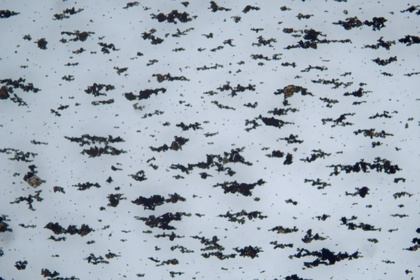
%> input picture image_analysis/Sample_image/horizontal_1.jpg, 420 x 280 px, shrunk from 3072 x 2048 before the run
$ octave OMimage_angle_analysis.m   (GNU Octave 9; MATLAB toolbox functions it lacks are replaced by stand-ins)
%> lines starting %> are read from the running program, lines starting %| are printed output that depends on the picture; in (x1, y1, x2, y2) boxes, pixels count from 0 and x2, y2 are one past the last pixel; in counts of white or black regions, pixels touching at a corner belong together; the program's own positions count from 1
%% Analyze Filler Orientation from Microscope Images
% Author: GEUNUNG YOO
% Date: 2025-09-29
%
% --- DESCRIPTION ---
% This script analyzes a series of microscope images to quantify the
% orientation of rod-like fillers. It performs the following steps:
%   1. Reads multiple images from a specified subfolder.
%   2. Applies image processing techniques (grayscale conversion, filtering,
%      edge detection) to identify fillers.
%   3. Measures the orientation and area of each detected filler using
%      regionprops.
%   4. Filters out noise based on a minimum area threshold.
%   5. Generates an intermediate plot showing the detected filler outlines
%      overlaid in red on the original images for verification.
%   6. Calculates the overall angle distribution using Kernel Density
%      Estimation and visualizes it in a final, publication-quality plot.

%% --- INITIAL SETUP ---
clear; clc; close all;

%% --- USER PARAMETERS ---
% --- File Path Settings ---
params.image_folder = 'Sample_image'; % Name of the subfolder containing images.

% --- List of image files to be analyzed ---
params.image_files = {'horizontal_1.jpg'};

% --- Image Processing Settings ---
params.noise_filter_size = [3 3];   % Size of the median filter for noise reduction.
params.min_filler_area   = 10;      % Minimum pixel area to be considered a valid filler.
params.outline_thickness = 3;       % Thickness of the red outlines. Increase for thicker lines (e.g., 2, 3).

% --- Final Plot Settings ---
params.kde_bandwidth = 5;         % Bandwidth for the Kernel Density Estimation (controls smoothness).


%% --- SCRIPT START ---
[script_folder, ~, ~] = fileparts(mfilename('fullpath'));
all_angles = []; % Initialize an array to store angles from all images

% Create a figure for intermediate visualization results
figure('Name', 'Image Processing Steps', 'Color', 'w');
num_images = length(params.image_files);

% Loop through each image file for analysis
for k = 1:num_images
    % Construct the full path to the image file
    full_path_to_image = fullfile(script_folder, params.image_folder, params.image_files{k});
    fprintf('Processing image: %s\n', full_path_to_image);

    % 1. Image Loading and Pre-processing
    img_rgb = imread(full_path_to_image);
%> img_rgb is the input picture: size 280x420x3 uint8; mean R, G, B 165.1, 176.4, 188.2
    img_gray = rgb2gray(img_rgb);
    img_filtered = medfilt2(img_gray, params.noise_filter_size);

    % 2. Edge Detection
    edges = edge(img_filtered, 'sobel');
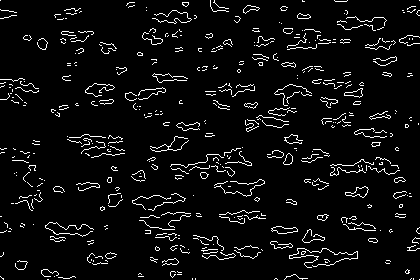
%> edges: size 280x420 logical; 5.5% white in thin lines or dots

    % 3. Identify Regions and Extract Properties
    % 'PixelIdxList' is used to reconstruct the shape of valid fillers later.
    regions = regionprops(edges, 'Orientation', 'Area', 'PixelIdxList');
%> regions = 455 regions; largest, Area and Orientation: 186 0.0695, 105 -4.32, 97 7.1, 88 -0.545, 86 16.39

    % 4. Filter out small regions (noise)
    valid_regions = regions([regions.Area] > params.min_filler_area);
%> valid_regions = 202 regions; largest, Area and Orientation: 186 0.0695, 105 -4.32, 97 7.1, 88 -0.545, 86 16.39

    % Store the orientation angles of valid fillers
    valid_angles = [valid_regions.Orientation];
%> valid_angles = 202 values, max 76.92 at index 110, min -69.05 at index 15, mean 1.74
    all_angles = [all_angles, valid_angles];
%> all_angles has the same summary as valid_angles

    % 5. Visualize the detected outlines for the current image
    % Reconstruct a binary image containing only the valid fillers
    labeled_fillers = false(size(img_gray));
    for i = 1:length(valid_regions)
        labeled_fillers(valid_regions(i).PixelIdxList) = true;
    end
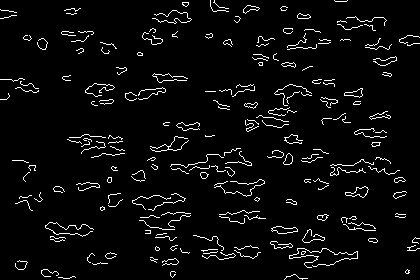
%> labeled_fillers: size 280x420 logical; 4.5% white in thin lines or dots

    % Get the perimeter (outline) of the valid fillers
    filler_outlines = bwperim(labeled_fillers);

    % Make the outlines thicker for better visibility
    se = strel('disk', params.outline_thickness);
    thicker_outlines = imdilate(filler_outlines, se);
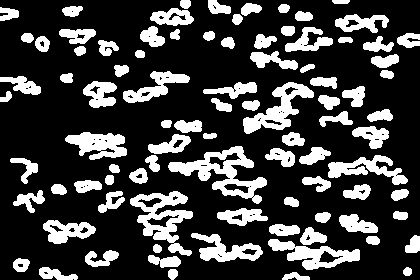
%> thicker_outlines: size 280x420 logical; 24.7% white; 90 white regions, largest, box (x1, y1, x2, y2) and area: (168, 146, 267, 204) 1947, (130, 191, 193, 256) 1697, (243, 82, 314, 134) 1357

    % --- Display Original vs. Outlined Image ---
    % Left subplot: Original grayscale image
    subplot(num_images, 2, 2*k - 1);
    imshow(img_gray);
    title(['Original: ' params.image_files{k}]);

    % Right subplot: Original image with red outlines overlaid
    subplot(num_images, 2, 2*k);
    % Create an RGB version of the grayscale image
    overlay_display = repmat(img_gray, [1, 1, 3]);
    % Get linear indices of the outline pixels
    outline_indices = find(thicker_outlines);
%> outline_indices = 29042 values from 8 to 117571

    % Modify each color channel individually to create the red overlay
    red_channel = overlay_display(:,:,1);
    green_channel = overlay_display(:,:,2);
    blue_channel = overlay_display(:,:,3);

    red_channel(outline_indices) = 255;   % Set Red to max
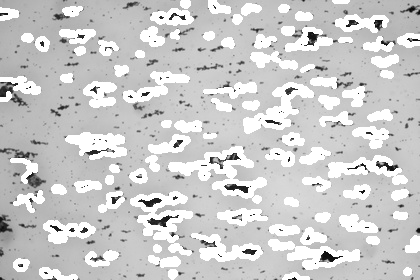
%> red_channel: size 280x420 uint8; min 5, max 255, mean 204
    green_channel(outline_indices) = 0;     % Set Green to 0
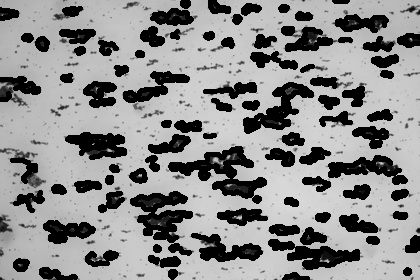
%> green_channel: size 280x420 uint8; min 0, max 221, mean 141
    blue_channel(outline_indices) = 0;      % Set Blue to 0

    % Recombine the channels
    overlay_display(:,:,1) = red_channel;
    overlay_display(:,:,2) = green_channel;
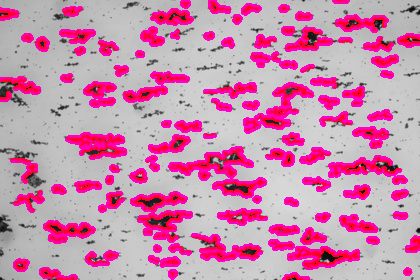
%> overlay_display: size 280x420x3 uint8; mean R, G, B 204, 141, 174.3
    overlay_display(:,:,3) = blue_channel;
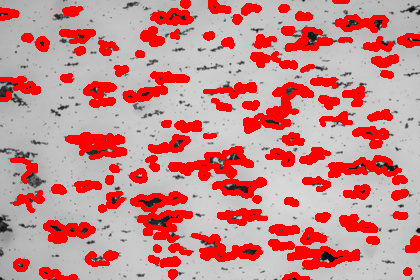
%> overlay_display: size 280x420x3 uint8; mean R, G, B 204, 141, 141

    imshow(overlay_display);
    title(['Detected Outlines: ' params.image_files{k}]);
end

%% --- Final Analysis and Plotting ---
disp('All images processed. Generating final distribution plot...');

% Create a new figure for the final distribution plot
figure('Name', 'Final Angle Distribution Plot', 'Color', 'w');

% Use Kernel Density Estimation to get a smooth distribution curve
%> (the run ends here)

$ run again, with image_analysis/Sample_image/horizontal_3.jpg copied over image_analysis/Sample_image/horizontal_1.jpg
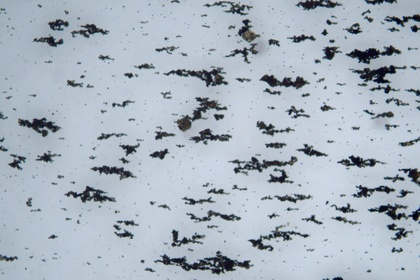
%> input picture image_analysis/Sample_image/horizontal_3.jpg, 420 x 280 px, shrunk from 3072 x 2048 before the run
%> img_rgb is the input picture: size 280x420x3 uint8; mean R, G, B 169.5, 180.7, 192.3
%> `edges = edge(img_filtered, 'sobel');`:
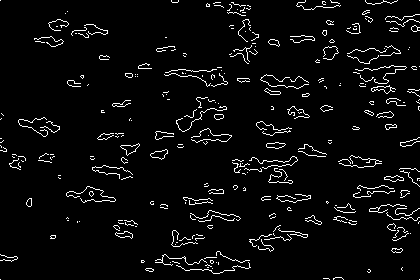
%> edges: size 280x420 logical; 4.5% white in thin lines or dots
%> regions = 295 regions; largest, Area and Orientation: 110 -6.22, 104 5.87, 92 0.246, 91 0.505, 88 -0.081
%> valid_regions = 138 regions; largest, Area and Orientation: 110 -6.22, 104 5.87, 92 0.246, 91 0.505, 88 -0.081
%> valid_angles = 138 values, max 87.19 at index 92, min -82.42 at index 17, mean -1.67
%> all_angles has the same summary as valid_angles
%> the loop `for i = 1:length(valid_regions)` made 138 passes
%> thicker_outlines: size 280x420 logical; 20.9% white; 70 white regions, largest, box (x1, y1, x2, y2) and area: (345, 43, 419, 108) 1801, (230, 154, 300, 186) 1231, (153, 249, 253, 276) 1200
%> outline_indices = 24522 values from 149 to 117541
%> `overlay_display(:,:,3) = blue_channel;`:
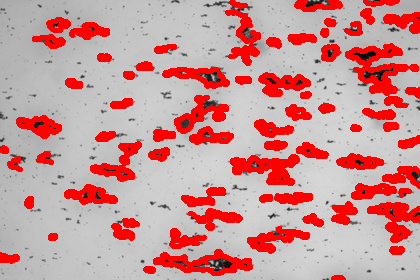
%> overlay_display: size 280x420x3 uint8; mean R, G, B 204.2, 151, 151

$ run again, with image_analysis/Sample_image/random_1.jpg copied over image_analysis/Sample_image/horizontal_1.jpg
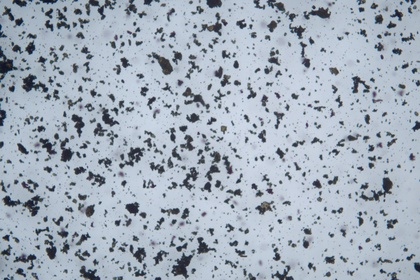
%> input picture image_analysis/Sample_image/random_1.jpg, 420 x 280 px, shrunk from 3072 x 2048 before the run
%> img_rgb is the input picture: size 280x420x3 uint8; mean R, G, B 162.9, 173.9, 186.7
%> `edges = edge(img_filtered, 'sobel');`:
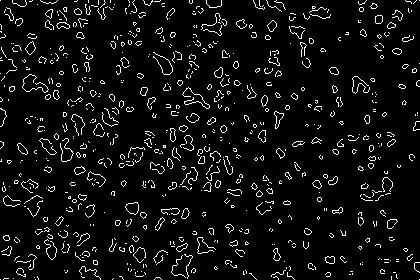
%> edges: size 280x420 logical; 6.1% white in thin lines or dots
%> regions = 717 regions; largest, Area and Orientation: 84 -27.66, 70 -20.23, 62 -33.67, 58 -86.43, 54 -51.99
%> valid_regions = 267 regions; largest, Area and Orientation: 84 -27.66, 70 -20.23, 62 -33.67, 58 -86.43, 54 -51.99
%> valid_angles = 267 values, max 90 at index 46, min -89.33 at index 208, mean -3.37
%> all_angles has the same summary as valid_angles
%> thicker_outlines: size 280x420 logical; 25.9% white; 158 white regions, largest, box (x1, y1, x2, y2) and area: (166, 111, 235, 194) 2103, (0, 177, 45, 219) 856, (37, 131, 83, 164) 728
%> outline_indices = 30407 values from 46 to 117595
%> `overlay_display(:,:,3) = blue_channel;`:
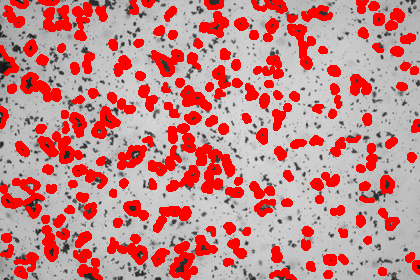
%> overlay_display: size 280x420x3 uint8; mean R, G, B 201.6, 135.7, 135.7
